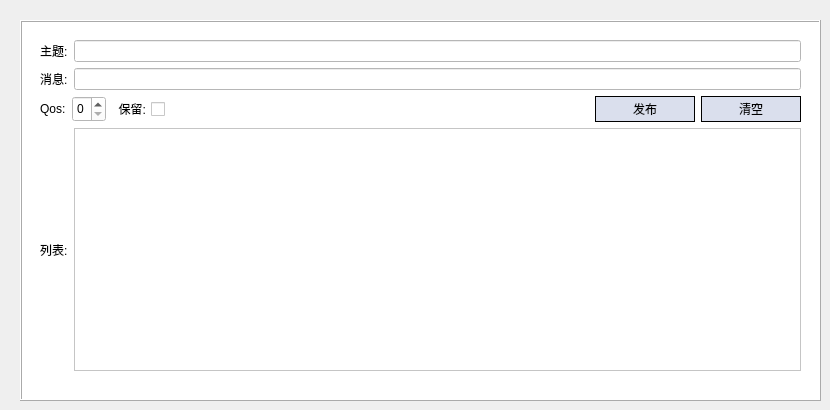
       <widget class="QWidget" name="page_7">
        <widget class="QFrame" name="frame_8">
         <property name="geometry">
          <rect>
           <x>20</x>
           <y>20</y>
           <width>801</width>
           <height>381</height>
          </rect>
         </property>
         <property name="styleSheet">
          <string notr="true">background-color: rgb(255, 255, 255);</string>
         </property>
         <property name="frameShape">
          <enum>QFrame::Box</enum>
         </property>
         <property name="frameShadow">
          <enum>QFrame::Raised</enum>
         </property>
         <widget class="QWidget" name="verticalLayoutWidget_2">
          <property name="geometry">
           <rect>
            <x>20</x>
            <y>20</y>
            <width>761</width>
            <height>331</height>
           </rect>
          </property>
          <layout class="QVBoxLayout" name="verticalLayout_3">
           <item>
            <layout class="QHBoxLayout" name="horizontalLayout_7">
             <item>
              <widget class="QLabel" name="label_25">
               <property name="styleSheet">
                <string notr="true">font: 11pt &quot;微软雅黑&quot;;</string>
               </property>
               <property name="text">
                <string>主题:</string>
               </property>
              </widget>
             </item>
             <item>
              <widget class="QLineEdit" name="pubTopicEdit">
               <property name="styleSheet">
                <string notr="true">font: 11pt &quot;微软雅黑&quot;;
background-color: rgb(255, 255, 255);
color: rgb(60, 68, 106);
</string>
               </property>
              </widget>
             </item>
            </layout>
           </item>
           <item>
            <layout class="QHBoxLayout" name="horizontalLayout_8">
             <item>
              <widget class="QLabel" name="label_26">
               <property name="styleSheet">
                <string notr="true">font: 11pt &quot;微软雅黑&quot;;</string>
               </property>
               <property name="text">
                <string>消息:</string>
               </property>
              </widget>
             </item>
             <item>
              <widget class="QLineEdit" name="pubMsgEdit">
               <property name="styleSheet">
                <string notr="true">font: 11pt &quot;微软雅黑&quot;;
background-color: rgb(255, 255, 255);
color: rgb(60, 68, 106);
</string>
               </property>
              </widget>
             </item>
            </layout>
           </item>
           <item>
            <layout class="QHBoxLayout" name="horizontalLayout_9">
             <item>
              <widget class="QLabel" name="label_28">
               <property name="styleSheet">
                <string notr="true">font: 11pt &quot;微软雅黑&quot;;</string>
               </property>
               <property name="text">
                <string>Qos:</string>
               </property>
              </widget>
             </item>
             <item>
              <widget class="QSpinBox" name="pubQosEdit">
               <property name="minimumSize">
                <size>
                 <width>0</width>
                 <height>26</height>
                </size>
               </property>
               <property name="maximum">
                <number>2</number>
               </property>
              </widget>
             </item>
             <item>
              <spacer name="horizontalSpacer_16">
               <property name="orientation">
                <enum>Qt::Horizontal</enum>
               </property>
               <property name="sizeType">
                <enum>QSizePolicy::Maximum</enum>
               </property>
               <property name="sizeHint" stdset="0">
                <size>
                 <width>150</width>
                 <height>20</height>
                </size>
               </property>
              </spacer>
             </item>
             <item>
              <widget class="QCheckBox" name="retainCheck">
               <property name="layoutDirection">
                <enum>Qt::RightToLeft</enum>
               </property>
               <property name="styleSheet">
                <string notr="true">font: 11pt &quot;微软雅黑&quot;;</string>
               </property>
               <property name="text">
                <string>保留:</string>
               </property>
              </widget>
             </item>
             <item>
              <spacer name="horizontalSpacer_15">
               <property name="orientation">
                <enum>Qt::Horizontal</enum>
               </property>
               <property name="sizeType">
                <enum>QSizePolicy::Maximum</enum>
               </property>
               <property name="sizeHint" stdset="0">
                <size>
                 <width>600</width>
                 <height>20</height>
                </size>
               </property>
              </spacer>
             </item>
             <item>
              <widget class="QPushButton" name="publish">
               <property name="minimumSize">
                <size>
                 <width>100</width>
                 <height>26</height>
                </size>
               </property>
               <property name="styleSheet">
                <string notr="true">QPushButton
{
font: 11pt &quot;微软雅黑&quot;;

color: black; 
background-color:rgb(218, 223, 237);                                       

	
border:1px groove black; 
border-style: outset;
}
QPushButton::hover
{ /*鼠标悬停在按钮上时*/
font: 11pt &quot;微软雅黑&quot;;
color: black;
 background-color: rgb(255, 255, 255);
border:1px groove black; 
border-style: outset;
}
QPushButton::pressed
{
font: 11pt &quot;微软雅黑&quot;;
color: black; 
border:1px groove black; 
	background-color: rgb(201, 206, 218);
border-style: outset;
}

                   </string>
               </property>
               <property name="text">
                <string>发布</string>
               </property>
              </widget>
             </item>
             <item>
              <widget class="QPushButton" name="clearPub">
               <property name="minimumSize">
                <size>
                 <width>100</width>
                 <height>26</height>
                </size>
               </property>
               <property name="styleSheet">
                <string notr="true">QPushButton
{
font: 11pt &quot;微软雅黑&quot;;

color: black; 
background-color:rgb(218, 223, 237);                                       

	
border:1px groove black; 
border-style: outset;
}
QPushButton::hover
{ /*鼠标悬停在按钮上时*/
font: 11pt &quot;微软雅黑&quot;;
color: black;
 background-color: rgb(255, 255, 255);
border:1px groove black; 
border-style: outset;
}
QPushButton::pressed
{
font: 11pt &quot;微软雅黑&quot;;
color: black; 
border:1px groove black; 
	background-color: rgb(201, 206, 218);
border-style: outset;
}

                   </string>
               </property>
               <property name="text">
                <string>清空</string>
               </property>
              </widget>
             </item>
            </layout>
           </item>
           <item>
            <layout class="QHBoxLayout" name="horizontalLayout_10">
             <item>
              <layout class="QHBoxLayout" name="horizontalLayout_11">
               <item>
                <widget class="QLabel" name="label_27">
                 <property name="styleSheet">
                  <string notr="true">font: 11pt &quot;微软雅黑&quot;;</string>
                 </property>
                 <property name="text">
                  <string>列表:</string>
                 </property>
                </widget>
               </item>
               <item>
                <widget class="QListWidget" name="pubList">
                 <property name="styleSheet">
                  <string notr="true">font: 11pt &quot;微软雅黑&quot;;
background-color: rgb(255, 255, 255);
color: rgb(60, 68, 106);</string>
                 </property>
                </widget>
               </item>
              </layout>
             </item>
            </layout>
           </item>
          </layout>
         </widget>
        </widget>
       </widget>
